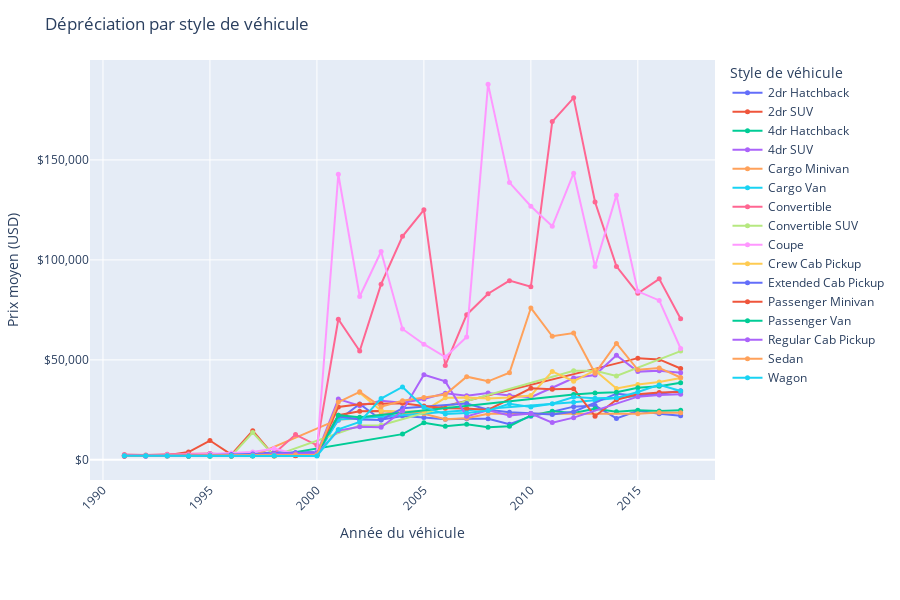

Notebook code for this chart:
### Code cell
# Analyse de la dépréciation par style de véhicule

# Garder uniquement les colonnes nécessaires et nettoyer les données
df_style_year = df[['year', 'price', 'style']].dropna()
df_style_year = df_style_year[df_style_year['year'] > 1990]
df_style_year = df_style_year[df_style_year['price'] > 1000]

# Calcul du prix moyen par style et par année
style_group = df_style_year.groupby(['style', 'year'])['price'].agg(['mean', 'count']).reset_index()

# Tracé
fig = px.line(
    style_group,
    x='year',
    y='mean',
    color='style',
    markers=True,
    hover_data={'count': True},
    labels={
        'year': 'Année du véhicule',
        'mean': 'Prix moyen (USD)',
        'style': 'Style de véhicule',
        'count': 'Nb véhicules'
    },
    title='Dépréciation par style de véhicule'
)

fig.update_traces(
    hovertemplate='Style: %{legendgroup}<br>Année: %{x}<br>Prix moyen: $%{y:.2f}<br>Nb véhicules: %{customdata[0]}<extra></extra>',
    marker=dict(size=5)
)

fig.update_layout(
    yaxis_tickprefix='$',
    yaxis_tickformat=',.0f',
    xaxis_tickangle=-45,
    height=600,
    legend_title_text='Style de véhicule',
    margin=dict(t=60, b=120),
    hovermode="closest"
)

fig.show()

### Figure 1 — Plotly figure (JSON) as saved in the notebook; plotly's stock layout.template omitted (floating-point values rounded to 4 significant figures)
{"data": [{"customdata": [[15], [33], [30], [20], [7], [6], [9], [5], [9], [12], [14], [4], [4], [14], [9], [12], [13], [22], [8], [13], [6], [23], [19], [27], [89], [62], [16]], "hovertemplate": "Style: %{legendgroup}<br>Année: %{x}<br>Prix moyen: $%{y:.2f}<br>Nb véhicules: %{customdata[0]}<extra></extra>", "legendgroup": "2dr Hatchback", "line": {"color": "#636efa", "dash": "solid"}, "marker": {"size": 5, "symbol": "circle"}, "mode": "lines+markers", "name": "2dr Hatchback", "orientation": "v", "showlegend": true, "type": "scatter", "x": [1991, 1992, 1993, 1994, 1995, 1996, 1997, 1998, 1999, 2000, 2001, 2002, 2003, 2004, 2005, 2006, 2007, 2008, 2009, 2010, 2011, 2012, 2013, 2014, 2015, 2016, 2017], "xaxis": "x", "y": [2070.0, 2000.0, 2143.0, 2305.0, 3057.0, 2000.0, 2805.0, 3816.0, 3562.0, 4114.0, 19820.0, 27940.0, 20050.0, 21880.0, 21140.0, 20330.0, 20550.0, 20540.0, 17840.0, 21750.0, 24100.0, 26610.0, 27160.0, 20710.0, 24550.0, 23110.0, 22110.0], "yaxis": "y"}, {"customdata": [[12], [17], [19], [14], [4], [5], [3], [3], [4], [4], [6], [8], [12], [4], [3], [3], [2], [1]], "hovertemplate": "Style: %{legendgroup}<br>Année: %{x}<br>Prix moyen: $%{y:.2f}<br>Nb véhicules: %{customdata[0]}<extra></extra>", "legendgroup": "2dr SUV", "line": {"color": "#EF553B", "dash": "solid"}, "marker": {"size": 5, "symbol": "circle"}, "mode": "lines+markers", "name": "2dr SUV", "orientation": "v", "showlegend": true, "type": "scatter", "x": [1991, 1992, 1993, 1994, 1995, 1996, 1997, 1998, 1999, 2000, 2001, 2002, 2003, 2004, 2005, 2015, 2016, 2017], "xaxis": "x", "y": [2000.0, 2229.0, 2257.0, 3930.0, 9669.0, 2604.0, 14560.0, 2000.0, 2221.0, 2442.0, 22330.0, 24320.0, 24470.0, 23670.0, 24150.0, 50870.0, 50220.0, 45700.0], "yaxis": "y"}, {"customdata": [[8], [10], [7], [3], [8], [10], [2], [2], [5], [12], [13], [8], [10], [16], [29], [54], [67], [47], [145], [125], [119]], "hovertemplate": "Style: %{legendgroup}<br>Année: %{x}<br>Prix moyen: $%{y:.2f}<br>Nb véhicules: %{customdata[0]}<extra></extra>", "legendgroup": "4dr Hatchback", "line": {"color": "#00cc96", "dash": "solid"}, "marker": {"size": 5, "symbol": "circle"}, "mode": "lines+markers", "name": "4dr Hatchback", "orientation": "v", "showlegend": true, "type": "scatter", "x": [1992, 1993, 1994, 1995, 1996, 1997, 1998, 2004, 2005, 2006, 2007, 2008, 2009, 2010, 2011, 2012, 2013, 2014, 2015, 2016, 2017], "xaxis": "x", "y": [2000.0, 2000.0, 2000.0, 2000.0, 2000.0, 2041.0, 2086.0, 12880.0, 18580.0, 16780.0, 17790.0, 16360.0, 16840.0, 22230.0, 24270.0, 23430.0, 25600.0, 24120.0, 24810.0, 24490.0, 24840.0], "yaxis": "y"}, {"customdata": [[6], [3], [6], [6], [5], [10], [9], [10], [15], [22], [34], [35], [49], [42], [45], [59], [68], [93], [57], [72], [45], [57], [121], [548], [591], [480]], "hovertemplate": "Style: %{legendgroup}<br>Année: %{x}<br>Prix moyen: $%{y:.2f}<br>Nb véhicules: %{customdata[0]}<extra></extra>", "legendgroup": "4dr SUV", "line": {"color": "#ab63fa", "dash": "solid"}, "marker": {"size": 5, "symbol": "circle"}, "mode": "lines+markers", "name": "4dr SUV", "orientation": "v", "showlegend": true, "type": "scatter", "x": [1991, 1992, 1993, 1994, 1996, 1997, 1998, 1999, 2000, 2001, 2002, 2003, 2004, 2005, 2006, 2007, 2008, 2009, 2010, 2011, 2012, 2013, 2014, 2015, 2016, 2017], "xaxis": "x", "y": [2000.0, 2000.0, 2000.0, 2000.0, 2333.0, 2422.0, 2235.0, 2761.0, 3071.0, 30380.0, 27090.0, 29550.0, 28600.0, 30440.0, 33330.0, 32050.0, 33380.0, 32230.0, 31300.0, 36080.0, 40930.0, 42410.0, 52290.0, 44130.0, 44620.0, 43570.0], "yaxis": "y"}, {"customdata": [[1], [2], [2], [1], [1], [1], [6], [5], [7], [3], [3], [1], [12], [13], [12]], "hovertemplate": "Style: %{legendgroup}<br>Année: %{x}<br>Prix moyen: $%{y:.2f}<br>Nb véhicules: %{customdata[0]}<extra></extra>", "legendgroup": "Cargo Minivan", "line": {"color": "#FFA15A", "dash": "solid"}, "marker": {"size": 5, "symbol": "circle"}, "mode": "lines+markers", "name": "Cargo Minivan", "orientation": "v", "showlegend": true, "type": "scatter", "x": [1994, 1995, 1996, 1997, 2001, 2002, 2003, 2004, 2005, 2006, 2007, 2008, 2015, 2016, 2017], "xaxis": "x", "y": [2000.0, 2000.0, 2000.0, 2000.0, 20220.0, 20580.0, 22750.0, 23680.0, 23050.0, 20310.0, 20790.0, 23080.0, 23050.0, 23730.0, 23560.0], "yaxis": "y"}, {"customdata": [[6], [5], [9], [8], [10], [3], [5], [5], [5], [5], [6], [6], [14], [4], [4]], "hovertemplate": "Style: %{legendgroup}<br>Année: %{x}<br>Prix moyen: $%{y:.2f}<br>Nb véhicules: %{customdata[0]}<extra></extra>", "legendgroup": "Cargo Van", "line": {"color": "#19d3f3", "dash": "solid"}, "marker": {"size": 5, "symbol": "circle"}, "mode": "lines+markers", "name": "Cargo Van", "orientation": "v", "showlegend": true, "type": "scatter", "x": [1994, 1995, 1996, 1997, 1998, 1999, 2000, 2001, 2002, 2003, 2012, 2013, 2014, 2015, 2016], "xaxis": "x", "y": [2000.0, 2000.0, 2000.0, 2000.0, 2100.0, 2158.0, 2283.0, 20170.0, 20750.0, 21510.0, 28850.0, 29780.0, 30960.0, 31900.0, 32940.0], "yaxis": "y"}, {"customdata": [[8], [12], [13], [4], [4], [5], [7], [3], [2], [7], [16], [14], [13], [10], [11], [7], [25], [45], [42], [21], [18], [26], [22], [88], [160], [130], [76]], "hovertemplate": "Style: %{legendgroup}<br>Année: %{x}<br>Prix moyen: $%{y:.2f}<br>Nb véhicules: %{customdata[0]}<extra></extra>", "legendgroup": "Convertible", "line": {"color": "#FF6692", "dash": "solid"}, "marker": {"size": 5, "symbol": "circle"}, "mode": "lines+markers", "name": "Convertible", "orientation": "v", "showlegend": true, "type": "scatter", "x": [1991, 1992, 1993, 1994, 1995, 1996, 1997, 1998, 1999, 2000, 2001, 2002, 2003, 2004, 2005, 2006, 2007, 2008, 2009, 2010, 2011, 2012, 2013, 2014, 2015, 2016, 2017], "xaxis": "x", "y": [2661.0, 2396.0, 2842.0, 2931.0, 3169.0, 2451.0, 2411.0, 3155.0, 12650.0, 7298.0, 70330.0, 54440.0, 87870.0, 111800.0, 125000.0, 47220.0, 72600.0, 83070.0, 89640.0, 86540.0, 169200.0, 181000.0, 128900.0, 96750.0, 83300.0, 90530.0, 70600.0], "yaxis": "y"}, {"customdata": [[2], [1], [1], [2], [3], [3], [7], [5], [1], [1], [1], [2]], "hovertemplate": "Style: %{legendgroup}<br>Année: %{x}<br>Prix moyen: $%{y:.2f}<br>Nb véhicules: %{customdata[0]}<extra></extra>", "legendgroup": "Convertible SUV", "line": {"color": "#B6E880", "dash": "solid"}, "marker": {"size": 5, "symbol": "circle"}, "mode": "lines+markers", "name": "Convertible SUV", "orientation": "v", "showlegend": true, "type": "scatter", "x": [1993, 1994, 1995, 1996, 1997, 1998, 2002, 2003, 2012, 2013, 2014, 2017], "xaxis": "x", "y": [2000.0, 2000.0, 2000.0, 2000.0, 13640.0, 2000.0, 17140.0, 17310.0, 44540.0, 44540.0, 42000.0, 54400.0], "yaxis": "y"}, {"customdata": [[19], [14], [27], [24], [31], [33], [29], [15], [9], [6], [17], [20], [33], [30], [24], [27], [30], [38], [39], [23], [28], [37], [44], [78], [192], [183], [147]], "hovertemplate": "Style: %{legendgroup}<br>Année: %{x}<br>Prix moyen: $%{y:.2f}<br>Nb véhicules: %{customdata[0]}<extra></extra>", "legendgroup": "Coupe", "line": {"color": "#FF97FF", "dash": "solid"}, "marker": {"size": 5, "symbol": "circle"}, "mode": "lines+markers", "name": "Coupe", "orientation": "v", "showlegend": true, "type": "scatter", "x": [1991, 1992, 1993, 1994, 1995, 1996, 1997, 1998, 1999, 2000, 2001, 2002, 2003, 2004, 2005, 2006, 2007, 2008, 2009, 2010, 2011, 2012, 2013, 2014, 2015, 2016, 2017], "xaxis": "x", "y": [2033.0, 2018.0, 2380.0, 2482.0, 2921.0, 3484.0, 3919.0, 5635.0, 3010.0, 3640.0, 142800.0, 81700.0, 104200.0, 65460.0, 57840.0, 51450.0, 61480.0, 187900.0, 138700.0, 126800.0, 116800.0, 143400.0, 96700.0, 132400.0, 84290.0, 79720.0, 55680.0], "yaxis": "y"}, {"customdata": [[3], [2], [6], [5], [13], [30], [46], [37], [39], [20], [30], [22], [15], [135], [140], [138]], "hovertemplate": "Style: %{legendgroup}<br>Année: %{x}<br>Prix moyen: $%{y:.2f}<br>Nb véhicules: %{customdata[0]}<extra></extra>", "legendgroup": "Crew Cab Pickup", "line": {"color": "#FECB52", "dash": "solid"}, "marker": {"size": 5, "symbol": "circle"}, "mode": "lines+markers", "name": "Crew Cab Pickup", "orientation": "v", "showlegend": true, "type": "scatter", "x": [2002, 2003, 2004, 2005, 2006, 2007, 2008, 2009, 2010, 2011, 2012, 2013, 2014, 2015, 2016, 2017], "xaxis": "x", "y": [33580.0, 24520.0, 24120.0, 24480.0, 31010.0, 31170.0, 30740.0, 31220.0, 32190.0, 44220.0, 39310.0, 44730.0, 35720.0, 37740.0, 38900.0, 40890.0], "yaxis": "y"}, {"customdata": [[12], [10], [14], [7], [11], [8], [28], [32], [26], [8], [7], [18], [18], [8], [59], [20], [24], [19], [10], [16], [5], [91], [89], [77]], "hovertemplate": "Style: %{legendgroup}<br>Année: %{x}<br>Prix moyen: $%{y:.2f}<br>Nb véhicules: %{customdata[0]}<extra></extra>", "legendgroup": "Extended Cab Pickup", "line": {"color": "#636efa", "dash": "solid"}, "marker": {"size": 5, "symbol": "circle"}, "mode": "lines+markers", "name": "Extended Cab Pickup", "orientation": "v", "showlegend": true, "type": "scatter", "x": [1991, 1992, 1993, 1994, 1995, 1996, 1997, 1998, 1999, 2000, 2001, 2002, 2003, 2004, 2007, 2008, 2009, 2010, 2011, 2012, 2014, 2015, 2016, 2017], "xaxis": "x", "y": [2000.0, 2009.0, 2096.0, 2235.0, 2409.0, 2634.0, 2969.0, 3246.0, 3581.0, 3382.0, 21870.0, 20180.0, 19950.0, 25800.0, 28230.0, 25070.0, 23880.0, 23280.0, 22630.0, 24080.0, 33120.0, 32040.0, 33000.0, 34560.0], "yaxis": "y"}, {"customdata": [[4], [1], [12], [9], [9], [10], [6], [6], [10], [16], [37], [20], [27], [22], [18], [7], [10], [7], [7], [4], [12], [55], [55], [39]], "hovertemplate": "Style: %{legendgroup}<br>Année: %{x}<br>Prix moyen: $%{y:.2f}<br>Nb véhicules: %{customdata[0]}<extra></extra>", "legendgroup": "Passenger Minivan", "line": {"color": "#EF553B", "dash": "solid"}, "marker": {"size": 5, "symbol": "circle"}, "mode": "lines+markers", "name": "Passenger Minivan", "orientation": "v", "showlegend": true, "type": "scatter", "x": [1991, 1994, 1995, 1996, 1997, 1998, 1999, 2000, 2001, 2002, 2003, 2004, 2005, 2006, 2007, 2008, 2010, 2011, 2012, 2013, 2014, 2015, 2016, 2017], "xaxis": "x", "y": [2000.0, 2000.0, 2024.0, 2109.0, 2215.0, 2019.0, 2120.0, 2226.0, 26470.0, 27840.0, 28060.0, 28260.0, 26960.0, 25870.0, 25740.0, 24970.0, 35810.0, 35320.0, 35580.0, 21860.0, 30100.0, 32840.0, 33750.0, 33900.0], "yaxis": "y"}, {"customdata": [[10], [4], [3], [3], [3], [2], [2], [1], [6], [6], [16], [28], [28], [16]], "hovertemplate": "Style: %{legendgroup}<br>Année: %{x}<br>Prix moyen: $%{y:.2f}<br>Nb véhicules: %{customdata[0]}<extra></extra>", "legendgroup": "Passenger Van", "line": {"color": "#00cc96", "dash": "solid"}, "marker": {"size": 5, "symbol": "circle"}, "mode": "lines+markers", "name": "Passenger Van", "orientation": "v", "showlegend": true, "type": "scatter", "x": [1994, 1995, 1996, 1997, 1998, 2000, 2001, 2002, 2012, 2013, 2014, 2015, 2016, 2017], "xaxis": "x", "y": [2000.0, 2000.0, 2000.0, 2066.0, 2242.0, 2329.0, 22350.0, 21340.0, 32650.0, 33500.0, 33800.0, 36110.0, 36810.0, 38570.0], "yaxis": "y"}, {"customdata": [[21], [17], [17], [6], [10], [5], [28], [33], [14], [6], [7], [15], [12], [13], [1], [1], [26], [9], [14], [11], [2], [8], [35], [34], [34]], "hovertemplate": "Style: %{legendgroup}<br>Année: %{x}<br>Prix moyen: $%{y:.2f}<br>Nb véhicules: %{customdata[0]}<extra></extra>", "legendgroup": "Regular Cab Pickup", "line": {"color": "#ab63fa", "dash": "solid"}, "marker": {"size": 5, "symbol": "circle"}, "mode": "lines+markers", "name": "Regular Cab Pickup", "orientation": "v", "showlegend": true, "type": "scatter", "x": [1991, 1992, 1993, 1994, 1995, 1996, 1997, 1998, 1999, 2000, 2001, 2002, 2003, 2004, 2005, 2006, 2007, 2008, 2009, 2010, 2011, 2012, 2015, 2016, 2017], "xaxis": "x", "y": [2175.0, 2000.0, 2011.0, 2066.0, 2359.0, 2123.0, 2652.0, 2919.0, 3246.0, 3190.0, 14650.0, 16510.0, 16350.0, 24470.0, 42560.0, 39240.0, 21760.0, 24830.0, 22200.0, 23180.0, 18640.0, 21110.0, 31620.0, 32420.0, 32820.0], "yaxis": "y"}, {"customdata": [[41], [48], [58], [44], [31], [22], [22], [25], [37], [45], [53], [50], [52], [69], [61], [40], [39], [50], [79], [66], [78], [90], [76], [117], [606], [640], [474]], "hovertemplate": "Style: %{legendgroup}<br>Année: %{x}<br>Prix moyen: $%{y:.2f}<br>Nb véhicules: %{customdata[0]}<extra></extra>", "legendgroup": "Sedan", "line": {"color": "#FFA15A", "dash": "solid"}, "marker": {"size": 5, "symbol": "circle"}, "mode": "lines+markers", "name": "Sedan", "orientation": "v", "showlegend": true, "type": "scatter", "x": [1991, 1992, 1993, 1994, 1995, 1996, 1997, 1998, 1999, 2000, 2001, 2002, 2003, 2004, 2005, 2006, 2007, 2008, 2009, 2010, 2011, 2012, 2013, 2014, 2015, 2016, 2017], "xaxis": "x", "y": [2035.0, 2094.0, 2115.0, 2009.0, 2073.0, 2107.0, 2126.0, 2343.0, 2510.0, 2576.0, 28880.0, 34020.0, 26570.0, 29560.0, 31170.0, 32700.0, 41620.0, 39280.0, 43590.0, 75980.0, 61820.0, 63440.0, 43310.0, 58240.0, 45050.0, 45990.0, 41210.0], "yaxis": "y"}, {"customdata": [[14], [15], [13], [12], [10], [9], [5], [1], [2], [8], [9], [4], [5], [18], [23], [30], [35], [33], [23], [15], [38], [42], [48], [67], [61], [37]], "hovertemplate": "Style: %{legendgroup}<br>Année: %{x}<br>Prix moyen: $%{y:.2f}<br>Nb véhicules: %{customdata[0]}<extra></extra>", "legendgroup": "Wagon", "line": {"color": "#19d3f3", "dash": "solid"}, "marker": {"size": 5, "symbol": "circle"}, "mode": "lines+markers", "name": "Wagon", "orientation": "v", "showlegend": true, "type": "scatter", "x": [1991, 1992, 1993, 1994, 1995, 1996, 1997, 1998, 2000, 2001, 2002, 2003, 2004, 2005, 2006, 2007, 2008, 2009, 2010, 2011, 2012, 2013, 2014, 2015, 2016, 2017], "xaxis": "x", "y": [2014.0, 2019.0, 2042.0, 2000.0, 2000.0, 2024.0, 2018.0, 2200.0, 2000.0, 15250.0, 18940.0, 30690.0, 36480.0, 26330.0, 22890.0, 23410.0, 24640.0, 28050.0, 26480.0, 28090.0, 31480.0, 30860.0, 31010.0, 33970.0, 37500.0, 34440.0], "yaxis": "y"}], "layout": {"height": 600, "hovermode": "closest", "legend": {"title": {"text": "Style de véhicule"}, "tracegroupgap": 0}, "margin": {"b": 120, "t": 60}, "title": {"text": "Dépréciation par style de véhicule"}, "xaxis": {"anchor": "y", "domain": [0, 1], "tickangle": -45, "title": {"text": "Année du véhicule"}}, "yaxis": {"anchor": "x", "domain": [0, 1], "tickformat": ",.0f", "tickprefix": "$", "title": {"text": "Prix moyen (USD)"}}}}
